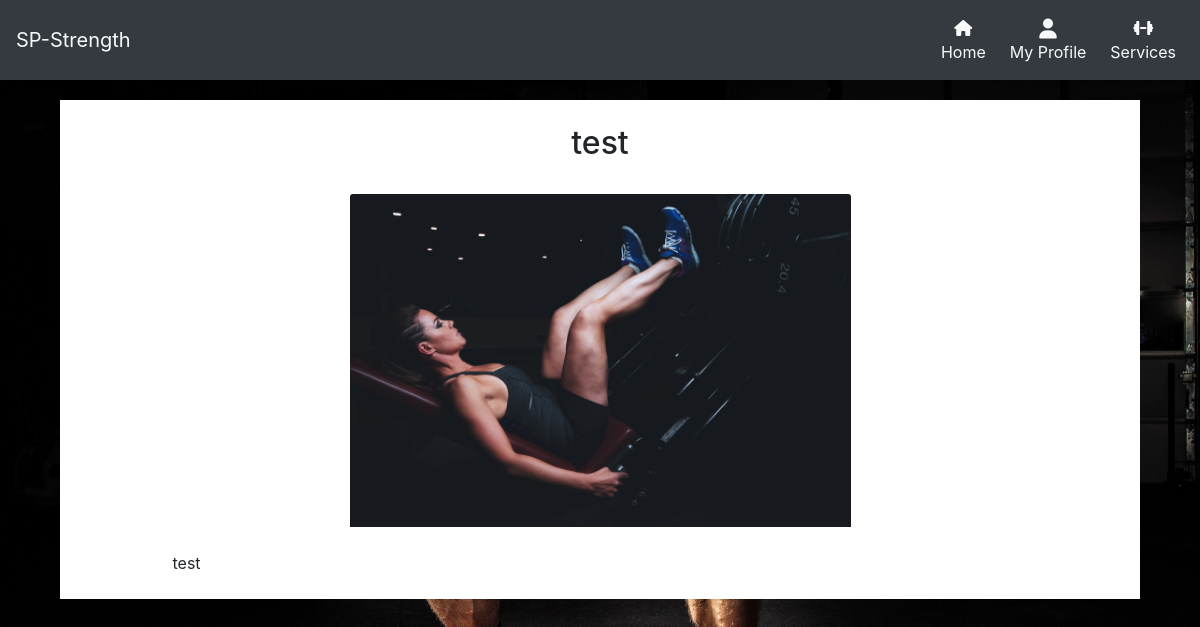
Screenshot of /services/view/test/ (signed in) with the database file from the repository.
### services/models.py (models this page shows, shortened)
class Training_Type(models.Model):
    name = models.CharField(max_length=64)
    description = models.TextField()
    article = models.TextField(null=True, blank=True)
    image = models.ImageField()
    price = models.DecimalField(decimal_places=2, max_digits=5, null=False,
                                blank=False, default=9.99)

### services/views.py (the view, shortened to what this page needs)
# urls.py: path('view/<str:article_name>/', views.article, name='article'),
def article(request, article_name):
    article_name = get_object_or_404(Training_Type, name=article_name)
    context = {
                'article': article_name
            }
    if request.user.is_superuser:
        return render(request, 'services/article.html', context)

### services/templates/services/article.html
<!DOCTYPE html>
{% extends 'base.html' %}
{% load static %}
{% block content %}
    <div class="container-fluid top-margin services-container p-4">
        <div class="row">
            <div class="col-12">
                <h2 class="header-font text-center">{{ article.name }}</h2>
            </div>
            <div class="col-6 offset-3 mt-4">
                <img class="card-img-top" src="{{ article.image.url }}" alt="Card image cap">
            </div>
            <div class="col-10 offset-1 mt-4">
                {{ article.article }}
            </div>
        </div>
    </div>
{% endblock %}

### static/css/style.css (style rules this page uses)
body { background: url('/media/back-squat-min.jpg') no-repeat center center fixed; background-size: cover; height: 100vh; z-index: -1000; }
.top-margin { margin-top: 66px; }
.services-container { margin-left: 5%; margin-right: 5%; width: 90%; background-color: white; margin-top: 100px; }

### rows the page displays
Training_Type: name "test", image (picture), article "test"
